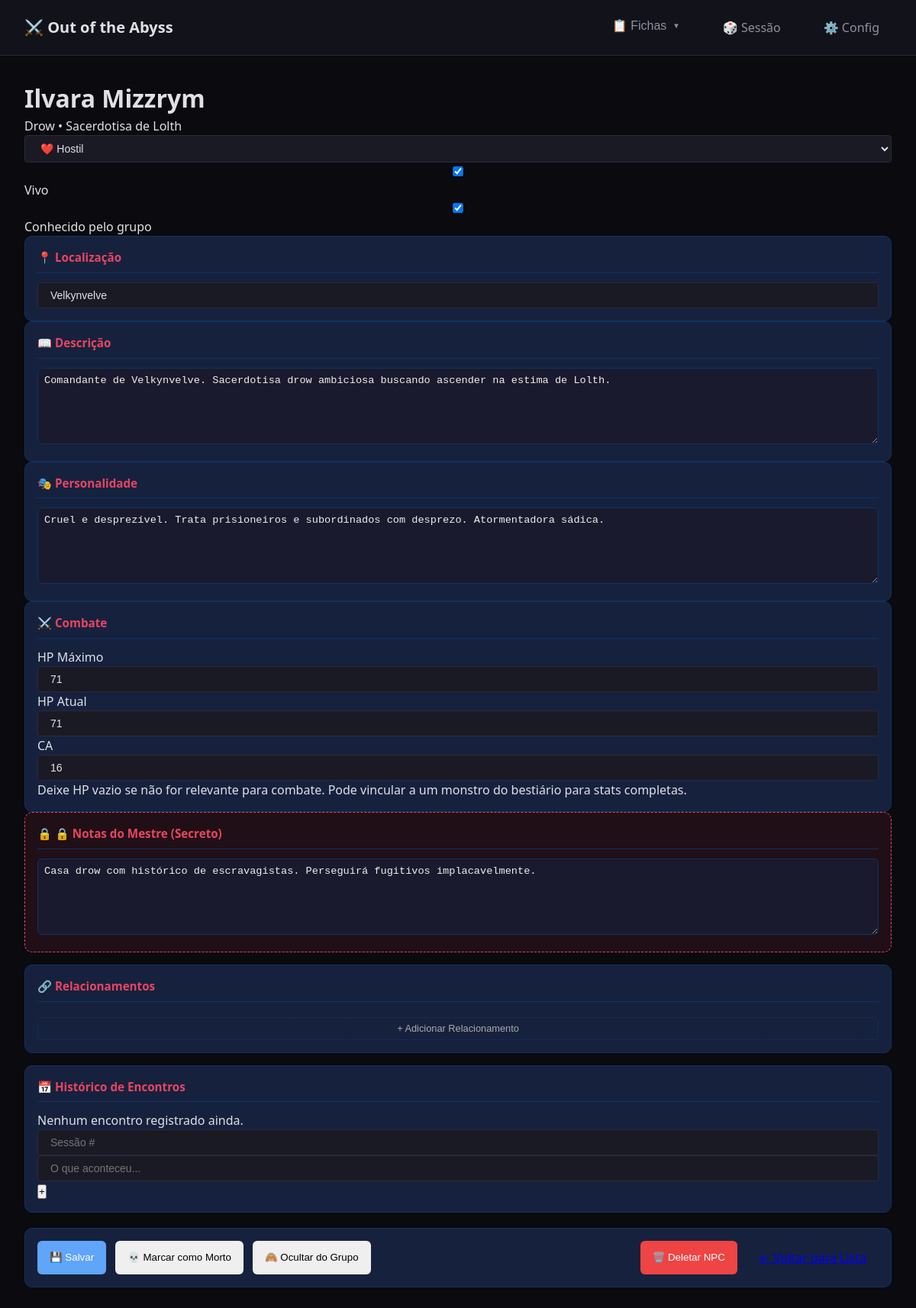
The page /fichas/npc/1 on the database as committed earlier.
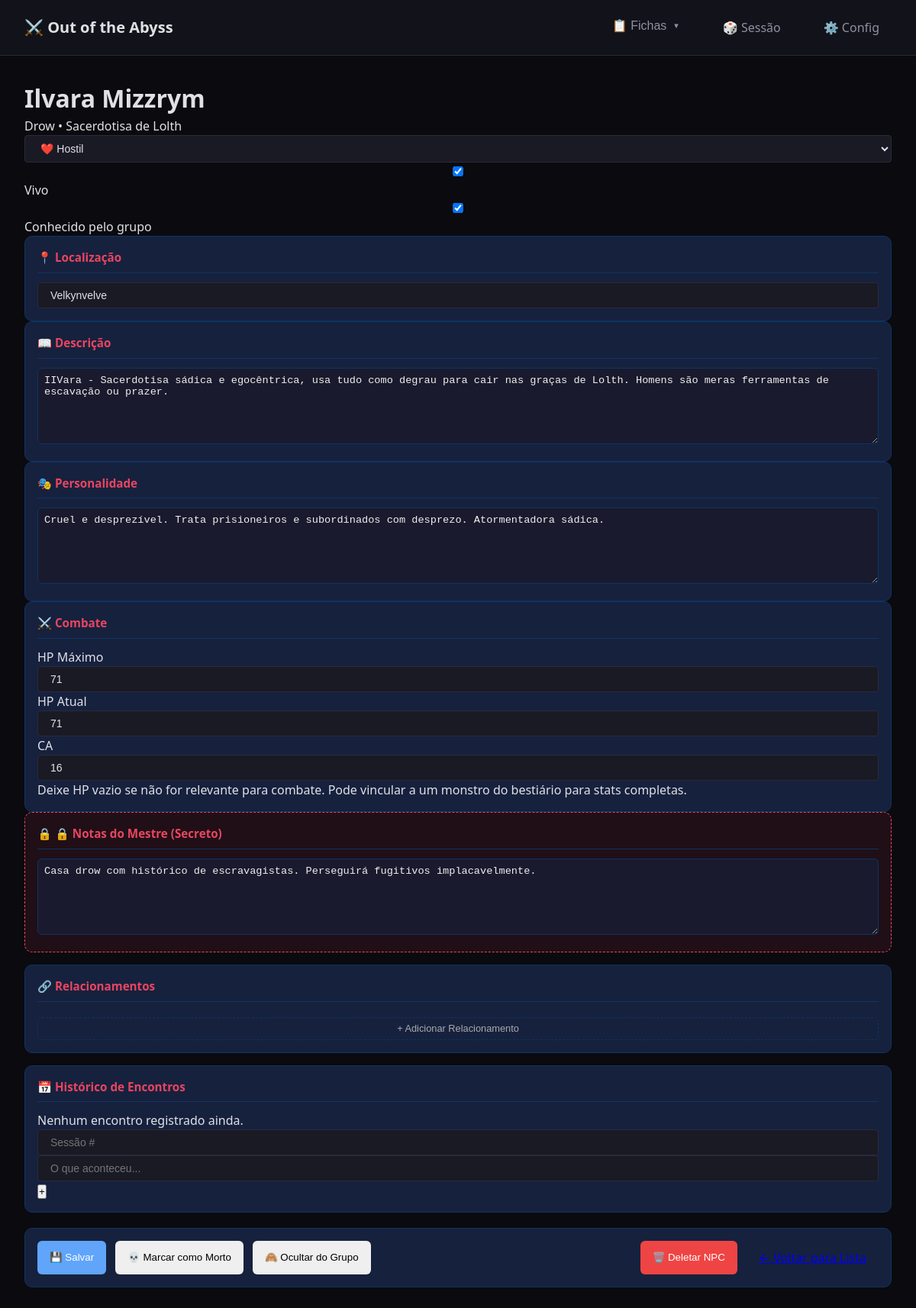
The same page on the database as committed later.
### tables this page shows
CREATE TABLE npcs (
                id INTEGER PRIMARY KEY AUTOINCREMENT,
                nome TEXT NOT NULL,
                titulo TEXT,
                raca TEXT,
                classe TEXT,
                ocupacao TEXT,
                localizacao TEXT,
                descricao TEXT,
                personalidade TEXT,
                
                -- Combate
                hp_maximo INTEGER,
                hp_atual INTEGER,
                ca INTEGER DEFAULT 10,
                monstro_id INTEGER,
                
                -- Relacionamentos (alinhamento com o grupo)
                alinhamento TEXT DEFAULT 'neutro',  -- amigável, indiferente, hostil
                aliado INTEGER DEFAULT 0,
                hostil INTEGER DEFAULT 0,
                neutro INTEGER DEFAULT 1,
                
                -- Status
                vivo INTEGER DEFAULT 1,
                conhecido INTEGER DEFAULT 0,
                
                imagem TEXT,
                notas TEXT,
                
                criado_em TEXT DEFAULT CURRENT_TIMESTAMP,
                atualizado_em TEXT DEFAULT CURRENT_TIMESTAMP, observacoes TEXT, atributos TEXT, segredo TEXT, acoes TEXT,
                
                FOREIGN KEY (monstro_id) REFERENCES monstros(id)
            );

### app/routes/fichas.py (the view)
@fichas_bp.route('/npc/<int:id>')
def ver_npc(id):
    npc = NPCRepository.get_by_id(id)
    if not npc:
        return render_template('erro.html', mensagem='NPC não encontrado'), 404
    return render_template('fichas/npc.html', npc=npc)

### app/modulos/database.py (called while the page is built)
@contextmanager
def get_connection():
    conn = sqlite3.connect(DB_PATH)
    conn.row_factory = sqlite3.Row  # Retorna dicts ao invés de tuples
    conn.execute("PRAGMA foreign_keys = ON")  # Habilita foreign keys
    conn.execute("PRAGMA journal_mode = WAL")  # Write-Ahead Logging (mais rápido)
    conn.execute("PRAGMA synchronous = NORMAL")  # Balance entre segurança e velocidade
    try:
        yield conn
        conn.commit()
    except Exception as e:
        conn.rollback()
        raise e
    finally:
        conn.close()

def dict_from_row(row) -> Optional[Dict]:
    if row is None:
        return None
    return dict(row)

def json_loads_safe(data: str, default=None):
    if data is None:
        return default
    try:
        return json.loads(data)
    except:
        return default

    @classmethod
    def get_by_id(cls, id: int) -> Optional[Dict]:
        with get_connection() as conn:
            cursor = conn.execute(f"SELECT * FROM {cls.table_name} WHERE id = ?", (id,))
            row = cursor.fetchone()
            return dict_from_row(row)

### templates/fichas/npc.html (shortened to what the changed rows need)
{% extends "base.html" %}
{% block extra_css %}
<link rel="stylesheet" href="{{ url_for('static', filename='css/fichas.css') }}">
{% endblock %}
{% block content %}
<div class="ficha-npc-container">
    <header class="ficha-npc-header">
        <div class="npc-info-principal">
            <h1 class="npc-nome" data-campo="nome" contenteditable="true">{{ npc.nome if npc else 'Nome do NPC' }}</h1>
            <p class="npc-subtitulo">
                <span data-campo="raca" contenteditable="true">{{ npc.raca if npc else 'Raça' }}</span>
                {% if npc and npc.classe %} • <span data-campo="classe" contenteditable="true">{{ npc.classe }}</span>{% endif %}
            </p>
        </div>
    </header>
    <div class="ficha-npc-body">
        <div class="coluna-esquerda">
            <div class="bloco localizacao">
                <h3>📍 Localização</h3>
                <input type="text" class="input-full" data-campo="localizacao" value="{{ npc.localizacao if npc else '' }}" placeholder="Onde este NPC está atualmente?">
            </div>
            <div class="bloco descricao">
                <h3>📖 Descrição</h3>
                <textarea class="texto-area" data-campo="descricao" placeholder="Aparência, comportamento, primeira impressão...">{{ npc.descricao if npc else '' }}</textarea>
            </div>
            <div class="bloco personalidade-npc">
                <h3>🎭 Personalidade</h3>
                <textarea class="texto-area" data-campo="personalidade" placeholder="Como o NPC age, fala, o que motiva ele...">{{ npc.personalidade if npc else '' }}</textarea>
            </div>
            <div class="bloco stats-combate">
                <div class="stats-grid">
                    <div class="stat-item">
                        <label>HP Máximo</label>
                        <input type="number" data-campo="hp_maximo" value="{{ npc.hp_maximo if npc and npc.hp_maximo else '' }}" placeholder="—">
                    </div>
                    <div class="stat-item">
                        <label>HP Atual</label>
                        <input type="number" data-campo="hp_atual" value="{{ npc.hp_atual if npc and npc.hp_atual else '' }}" placeholder="—">
                    </div>
                    <div class="stat-item">
                        <label>CA</label>
                        <input type="number" data-campo="ca" value="{{ npc.ca if npc and npc.ca else 10 }}" placeholder="10">
                    </div>
                </div>
            </div>
        </div>
        <div class="coluna-direita">
            <div class="bloco notas-mestre">
                <h3>🔒 Notas do Mestre (Secreto)</h3>
                <textarea class="texto-area texto-secreto" data-campo="notas" placeholder="Segredos, planos futuros, conexões que os jogadores não sabem...">{{ npc.notas if npc else '' }}</textarea>
            </div>
        </div>
    </div>
    <div class="acoes-rapidas">
        {% if npc and npc.id %}
        <button class="btn-acao btn-salvar" onclick="salvarNPC()">💾 Salvar</button>
        <button class="btn-acao btn-matar" onclick="toggleVivo()">{{ '💀 Marcar como Morto' if npc.vivo else '✨ Ressuscitar' }}</button>
        <button class="btn-acao btn-revelar" onclick="toggleConhecido()">{{ '👁️ Revelar ao Grupo' if not npc.conhecido else '🙈 Ocultar do Grupo' }}</button>
        <button class="btn-acao btn-danger" onclick="deletarNPC()" style="margin-left: auto;">🗑️ Deletar NPC</button>
        {% else %}
        <button class="btn-acao btn-criar" onclick="criarNPC()">✅ Criar NPC</button>
        {% endif %}
        <a href="{{ url_for('fichas.lista_npcs') }}" class="btn-acao btn-voltar">← Voltar para Lista</a>
    </div>
</div>
{% endblock %}

Rows that differ between the two databases and show on the page:
changed npcs "Ilvara Mizzrym": descricao "Comandante de Velkynvelve. Sacerdotisa drow ambiciosa buscando ascender na estima de Lolth." → "IIVara - Sacerdotisa sádica e egocêntrica, usa tudo como degrau para cair nas graças de Lolth. Homens são meras ferramentas de escavação ou prazer."
